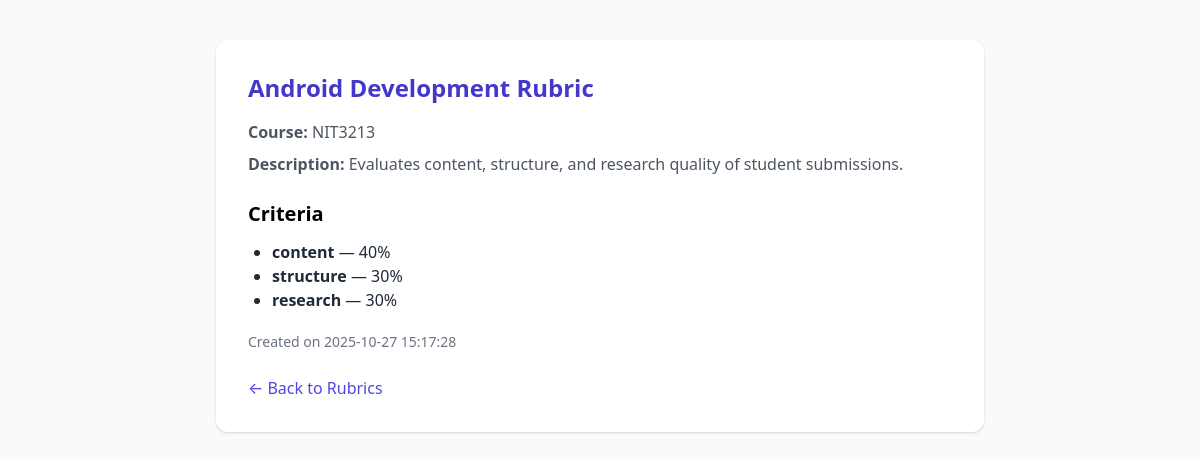
Screenshot of /rubric-details.php?id=3 with the database file from the repository.
### tables this page shows
CREATE TABLE `rubrics` (
  `rubric_id` int(11) NOT NULL,
  `assignment_id` int(11) DEFAULT NULL,
  `title` varchar(255) NOT NULL,
  `description` text DEFAULT NULL,
  `criteria_json` longtext DEFAULT NULL CHECK (json_valid(`criteria_json`)),
  `created_by` int(11) NOT NULL,
  `created_at` datetime DEFAULT current_timestamp(),
  `course` varchar(50) DEFAULT NULL,
  `rubric_title` varchar(255) DEFAULT NULL
);

### rubric-details.php (the view, shortened to what this page needs)
<?php
require_once 'db.php';
$id = (int)$_GET['id'];
$stmt = $pdo->prepare("SELECT * FROM rubrics WHERE rubric_id = ?");
$stmt->execute([$id]);
$rubric = $stmt->fetch(PDO::FETCH_ASSOC);
?>
<!DOCTYPE html>
<html lang="en">
<head>
  <link href="https://cdn.jsdelivr.net/npm/tailwindcss@2.2.19/dist/tailwind.min.css" rel="stylesheet">
</head>
<body class="bg-gray-50">
  <div class="max-w-3xl mx-auto mt-10 bg-white p-8 rounded-xl shadow">
    <h1 class="text-2xl font-bold text-indigo-700 mb-4">
      <?= htmlspecialchars($rubric['title'] ?: 'Untitled Rubric') ?>
    </h1>
    <p class="text-gray-600 mb-2">
      <strong>Course:</strong> <?= htmlspecialchars($rubric['course'] ?: 'No Course') ?>
    </p>
    <p class="text-gray-600 mb-4">
      <strong>Description:</strong> <?= htmlspecialchars($rubric['description'] ?: 'No description available.') ?>
    </p>
    <h2 class="text-xl font-semibold mt-6 mb-3">Criteria</h2>
    <ul class="list-disc ml-6 text-gray-800">
      <?php
      $criteria = json_decode($rubric['criteria_json'], true);
      if ($criteria && is_array($criteria)) {
        foreach ($criteria as $criterion) {
          echo "<li><strong>" . htmlspecialchars($criterion['criterion']) . "</strong> — " . htmlspecialchars($criterion['weight']) . "%</li>";
        }
      } else {
        echo "<li><em>No criteria found.</em></li>";
      }
      ?>
    </ul>
    <p class="text-sm text-gray-500 mt-5">
      Created on <?= htmlspecialchars($rubric['created_at']) ?>
    </p>
    <a href="view-rubrics.php" class="mt-6 inline-block text-indigo-600 hover:underline">
      ← Back to Rubrics
    </a>
  </div>
</body>
</html>

### rows the page displays
rubrics: title "Android Development Rubric", course "NIT3213", description "Evaluates content, structure, and research quality of student submissions.", created_at "2025-10-27 15:17:28"

### other values shown
$criterion['criterion'] "content"
$criterion['weight'] "40"
$criterion['criterion'] "structure"
$criterion['weight'] "30"
$criterion['criterion'] "research"
